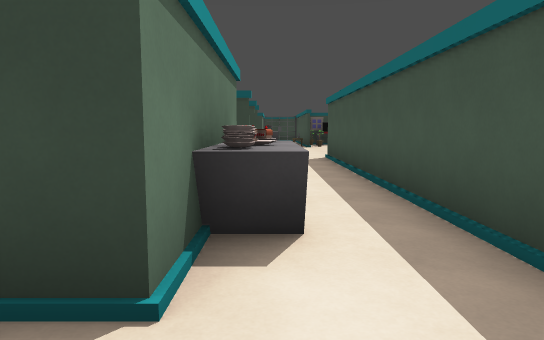
view 1 (above)

16 first-person views from a walk through a Godot game level. The camera is 1.5 m above the floor, tilts 6° down and sees 70° across. Doors that lead somewhere are drawn open, without their leaves. The floor is counted in squares, 2 m on a side. Each view is taken from the middle of a square. On the plan, view 1 faces up. The plan holds only what a view shows up to about 12 squares ahead; the rest is blank. The place goes on beyond the plan. Surface patterns are stand-ins for the level's own textures.

view 2
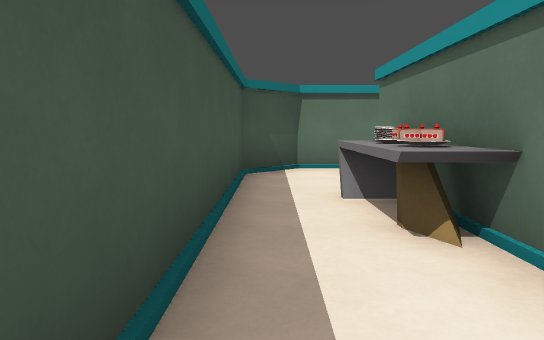

view 3
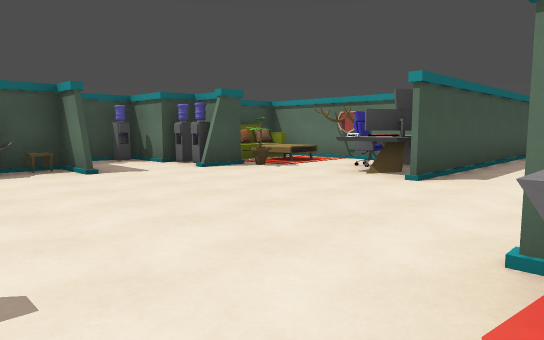

view 4
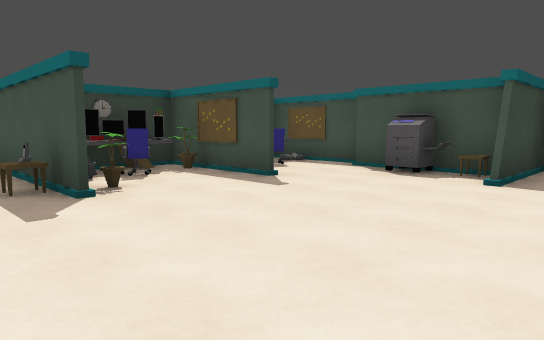

view 5
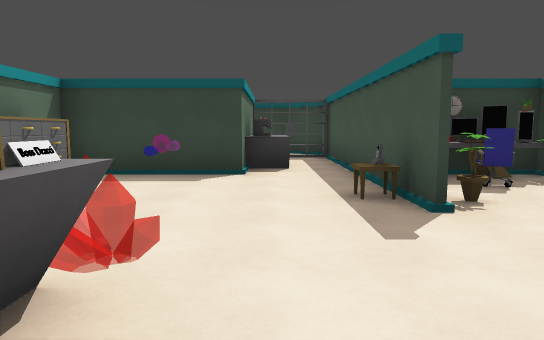

view 6
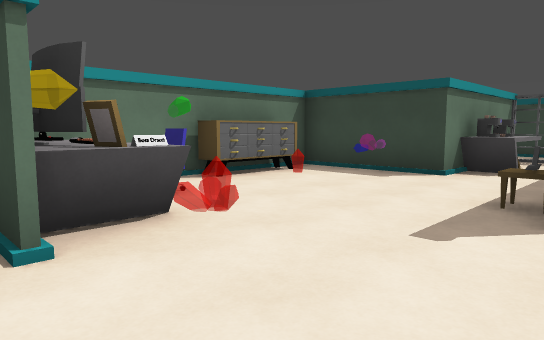

view 7
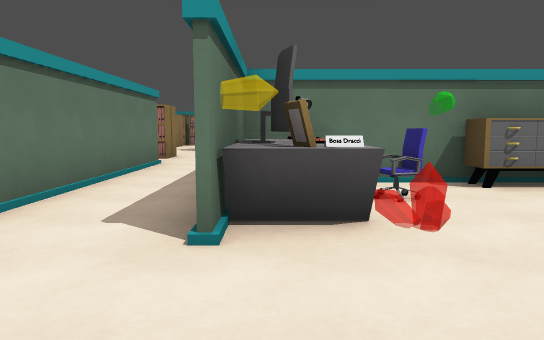

view 8
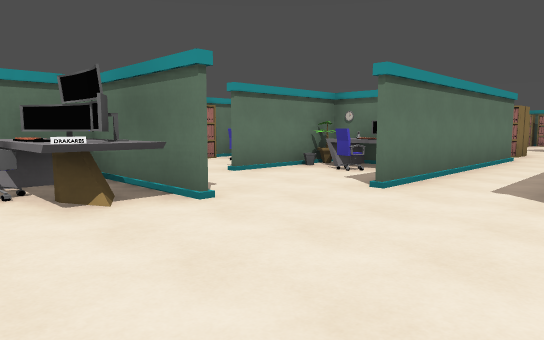

view 9
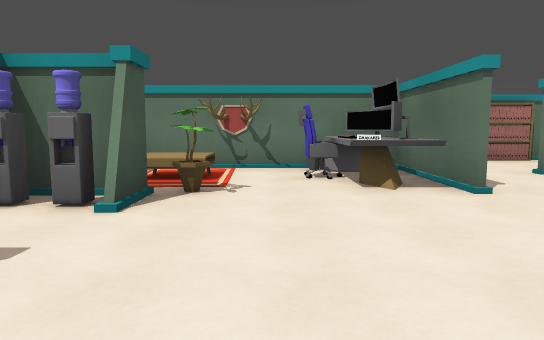

view 10
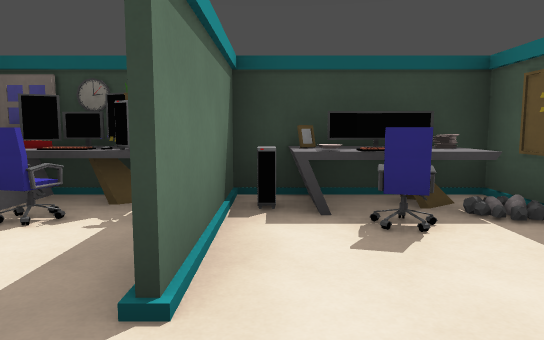

view 11
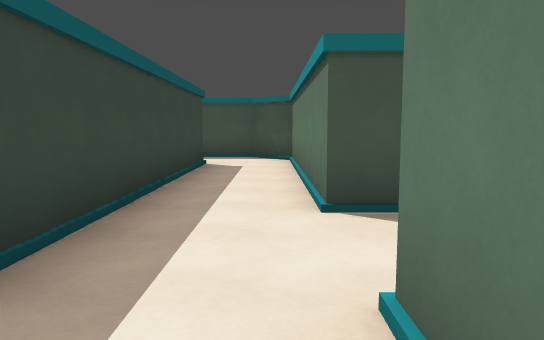

view 12
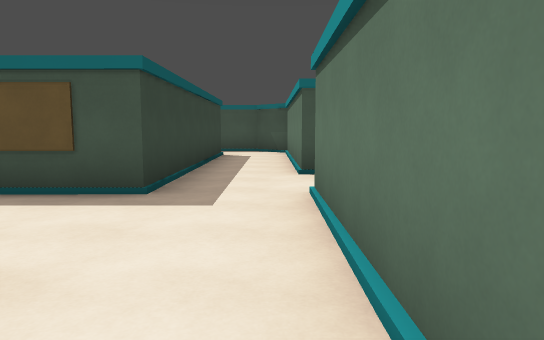

view 13
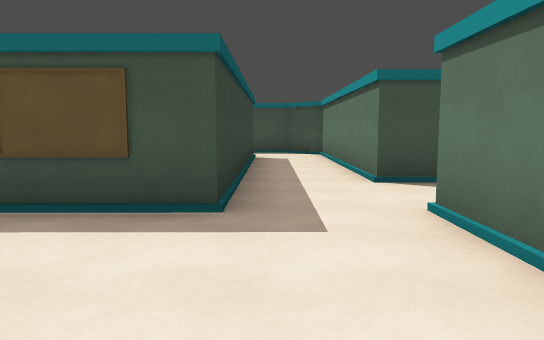

view 14
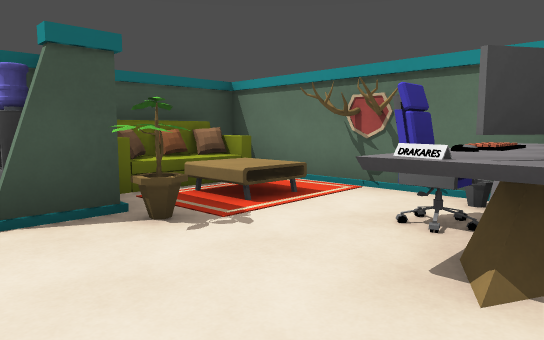

view 15
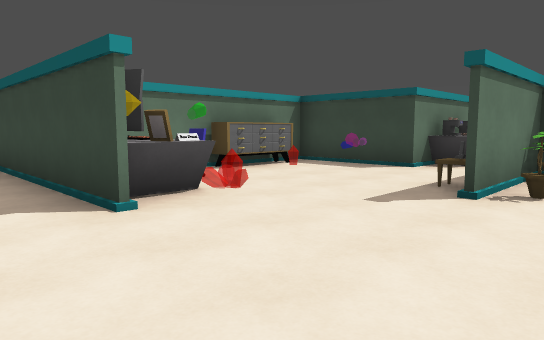

view 16
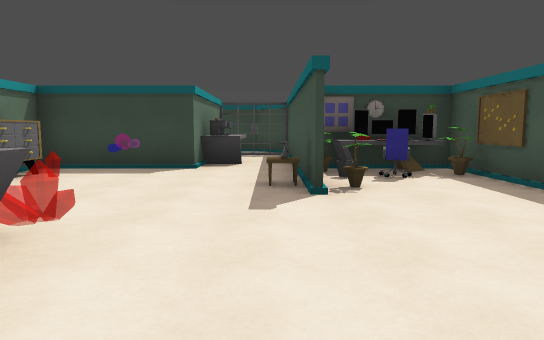

### Floor plan
Points are (right, up) in squares from view 1. A wall is a line through its corners. A room is listed if a view was taken in it or the views show most of it. See-through windows are left out.
Room 1 (views 1, 11, 12, 13)
walls: (-5.5, -1.4) (-5.5, -0.5) (0.5, -0.5) (1.5, 0.5); (-11.4, -0.5) (-7.4, -0.5); (-0.5, 1.5) (-7.5, 1.5) (-7.5, 3.5)
ways out: open door at (0.5, 1.5) to room 2; opening at (-8.5, 2.5); opening at (-6.5, -1)
Room 2 (view 2)
walls: (-0.5, 5.5) (-0.5, 1.5); (1.5, 0.5) (1.5, 7.5)
ways out: open door at (0.5, 1.5) to room 1; opening at (0.5, 8) to room 3; opening at (-1.5, 6.5)
objects: other object (0, 3); cake (0, 4)
Room 3 (views 3, 4, 5, 6, 7, 8, 9, 10, 14, 15, 16)
walls: (1.5, 16.4) (1.5, 18.4); (1.6, 18.4) (1.6, 16.4); (4.5, 17.4) (4.5, 16.4) (4.5, 17.5); (5.7, 13.6) (6.5, 13.6); (6.5, 13.5) (5.7, 13.5); (7, 15.8) (7, 16.5); (2.3, 9.9) (2.3, 10); (1.9, 9.8) (1.9, 10.4); (1.5, 20.4) (1.5, 23.1); (2.2, 9.5) (2.4, 9.9); (2.1, 9.4) (2.3, 10); (5.4, 10.5) (5.4, 11.5); (-3, 17.7) (-2.8, 17); (-2.5, 11.5) (-0.4, 11.5); (6, 10.6) (6.9, 10.6); (-2.9, 18.6) (-2.9, 16.7) (-3.5, 16.7) (-3.5, 13.5) (-4.4, 13.5); (7, 11.5) (7.5, 11.5); (7.6, 19.5) (4.4, 19.5); (1.5, 7.5) (1.5, 10.5); (1.5, 23.4) (-0.5, 23.4) (-0.5, 19.5) (-3.5, 19.5)
low walls: (2.3, 10) (2.7, 9.5); (-3.5, 17.9) (-3.5, 17)
ways out: opening at (0.5, 8) to room 2; opening at (-5.5, 12.5); opening at (-1.5, 9.5); opening at (4, 11)
objects: other object (-3, 14); other object (-2, 14); chair (-2, 15); other object (-1, 14); sign (-1, 15); desk (0, 20); desk (0, 22); other object (1, 16); table (1, 17); desk (2, 19) to (4, 20); chair (3, 18); other object (3, 19); pot (4, 18); computer (4, 19); computer (5, 19); chair (6, 17); other object (6, 18); other object (6, 19); table (7, 14); printer (7, 15); plate (7, 19)

Where each view was taken, in squares from view 1:
view 1: 0 up, 0 right, facing up
view 2: 7 up, 1 right, facing down
view 3: 16 up, 1 left, facing down-right
view 4: 12 up, 0 right, facing up-right
view 5: 13 up, 0 right, facing up
view 6: 13 up, 2 right, facing up-left
view 7: 14 up, 2 right, facing left
view 8: 14 up, 4 right, facing down-left
view 9: 15 up, 4 right, facing down
view 10: 15 up, 5 right, facing up
view 11: 0 up, 9 left, facing right
view 12: 0 up, 12 left, facing right
view 13: 1 up, 11 left, facing right
view 14: 12 up, 2 right, facing down-right
view 15: 12 up, 3 right, facing up-left
view 16: 12 up, 1 right, facing up
